Frame 1 (no input): blank canvas, image omitted
Frame 60 (the mouse pressed at the canvas centre just before this capture): blank canvas, image omitted
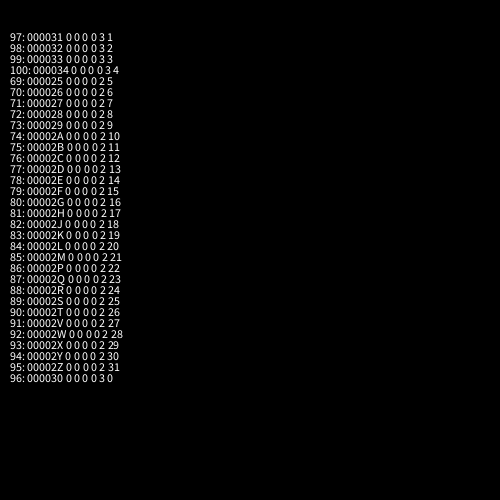
Frame 120 (the mouse held since frame 60 and released just before this capture)

The Processing sketch whose frames 1 and 60 were blank and that drew this single picture after the mouse press (run headless with seeded random() and noise(); from frame 60 on, the mouse is pressed at the canvas centre):

// Processing sketch: sketch_32bitsstirngs
// ── sketch_32bitsstirngs.pde
ArrayList<String> rslts = new ArrayList<String>();
long iterations = 0;
class Chrs {
  int[] chrs = new int[6];

  Chrs() {
    
  }

  String safe = "0123456789ABCDEFGHJKLMPQRSTVWXYZ";

  String toString() {
    String s = "\t";

    for (int i = chrs.length-1; i >= 0; i -= 1) {

      s += safe.charAt(chrs[i]);
    }

    return s;
  }

  String toString2() {
    String s = "";

    for (int i = chrs.length-1; i >= 0; i -= 1) {
      s += "\t " + chrs[i];
    }

    return s;
  }

  void update() {
    iterations += 1;
    int i = 0;
    while (true) {
      chrs[i] += 1;
      if (chrs[i] > 31) {
        chrs[i] = 0;
        i += 1;
        if (i >= chrs.length) {
          i = 0;
          for(int ii = 0; ii < chrs.length; ii += 1) {
            chrs[ii] = 0;
          }
        }
      } else {
        break;
      }
    }
  }
}

Chrs chr;
int ii = 0;
void setup() {
  chr = new Chrs();
  size(500, 500);
  frameRate(1000);

  for (int i = 0; i < 32; i += 1) {
    rslts.add("00000000");
  }
}


void draw() {
  chr.update();

  rslts.set(ii, nf(iterations) + ": " + chr.toString()+ "\t" + chr.toString2());
  ii += 1;
  if (ii >= rslts.size()) {
    ii = 0;
  }

  if (frameCount % 100 == 0 ) {
    background(0);
    
    int y = 41;
    for (String s : rslts) {
      text(s, 10, y);
      y += 11;
    }
  }
}
